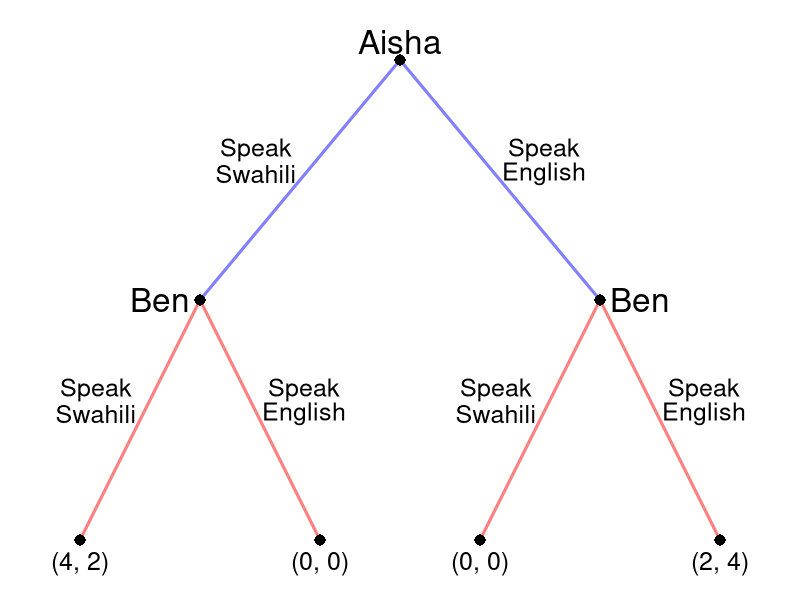

The R script that drew this image:
require(shape)
pdf(file = "people/sequential_disagreement.pdf", width = 9, height = 7)

#Set parameters for graphics
axislabelsize <- 1.5
labelsize <- 2
actionlabelsize <- 1.5
graphlinewidth <- 3
segmentlinewidth <- 2
nodesize <- 1.5

COL <- c("#7fc97f", "#beaed4", "#fdc086", "#ffff99", "#386cb0", "#f0027f", "#bf5b17", "#666666")
COLA <- c("#99d8c9","#66c2a4","#41ae76", "#238b45", "#005824")
COLB <- c("#4eb3d3", "#2b8cbe", "#0868ac","#084081")

par(mar =  c(0, 0, 0, 0))

xlims <- c(0, 10)
ylims <- c(0, 10)

npts <- 501 
x <- seq(xlims[1], xlims[2], length.out = npts)
y <- seq(ylims[1], ylims[2], length.out = npts) 

plot(0, 0, xlim = xlims, ylim = ylims, type = "n",
     xlab = expression(paste("")),
     ylab = expression(paste("")), 
     xaxt = "n", 
     yaxt = "n", 
     cex.lab = axislabelsize, 
     bty = "n",
     xaxs="i", 
     yaxs="i")

ticksy <- seq(from = 0, to = ylims[2], by = 2)
ylabels <- seq(from = 0, to = ylims[2], by = 2)
ticksx <- seq(from = 0, to = xlims[2], by = 2)
xlabels <- seq(from = 0, to = xlims[2], by = 2)

#Branches for Aisha
#Swahili
segments(5, 9, 2.5, 5, lty = 1, col = rgb(0, 0, 1, 0.5), lwd = graphlinewidth)
#English
segments(5, 9, 7.5, 5, lty = 1, col = rgb(0, 0, 1, 0.5), lwd = graphlinewidth)

#Branches for Ben
#From Aisha speaking Swahili
#Ben speaking Swahili
segments(2.5, 5, 1, 1, lty = 1, col = rgb(1, 0, 0, 0.5), lwd = graphlinewidth)
#Ben speaking English
segments(2.5, 5, 4, 1, lty = 1, col = rgb(1, 0, 0, 0.5), lwd = graphlinewidth)

#From Aisha Speakign English
#Ben speaking Swahili
segments(7.5, 5, 6, 1, lty = 1, col = rgb(1, 0, 0, 0.5), lwd = graphlinewidth)

#Ben Speaks English
segments(7.5, 5, 9, 1, lty = 1, col = rgb(1, 0, 0, 0.5), lwd = graphlinewidth)

#Initial node
points(5, 9, pch = 16, col = "black", cex = nodesize)

#P1 Nodes
points(2.5, 5, pch = 16, col = "black", cex = nodesize)
points(7.5, 5, pch = 16, col = "black", cex = nodesize)

#P2 Terminal Nodes
points(1, 1, pch = 16, col = "black", cex = nodesize)
points(4, 1, pch = 16, col = "black", cex = nodesize)
points(6, 1, pch = 16, col = "black", cex = nodesize)
points(9, 1, pch = 16, col = "black", cex = nodesize)

text(5, 9.3, expression(paste("Aisha")), cex = labelsize)

text(3.2, 7.5, expression(paste("Speak")), cex = actionlabelsize)
text(3.2, 7.1, expression(paste("Swahili")), cex = actionlabelsize)
text(6.8, 7.5, expression(paste("Speak")), cex = actionlabelsize)
text(6.8, 7.1, expression(paste("English")), cex = actionlabelsize)


text(2, 5, expression(paste("Ben")), cex = labelsize)
text(1.2, 3.5, expression(paste("Speak")), cex = actionlabelsize)
text(1.2, 3.1, expression(paste("Swahili")), cex = actionlabelsize)
text(3.8, 3.5, expression(paste("Speak")), cex = actionlabelsize)
text(3.8, 3.1, expression(paste("English")), cex = actionlabelsize)


text(8, 5, expression(paste("Ben")), cex = labelsize)
text(6.2, 3.5, expression(paste("Speak")), cex = actionlabelsize)
text(6.2, 3.1, expression(paste("Swahili")), cex = actionlabelsize)
text(8.8, 3.5, expression(paste("Speak")), cex = actionlabelsize)
text(8.8, 3.1, expression(paste("English")), cex = actionlabelsize)

#Payoffs 
text(1, .6, expression("(4, 2)"), cex = actionlabelsize)
text(4, .6, expression("(0, 0)"), cex = actionlabelsize)
text(6, .6, expression("(0, 0)"), cex = actionlabelsize)
text(9, .6, expression("(2, 4)"), cex = actionlabelsize)

dev.off()
